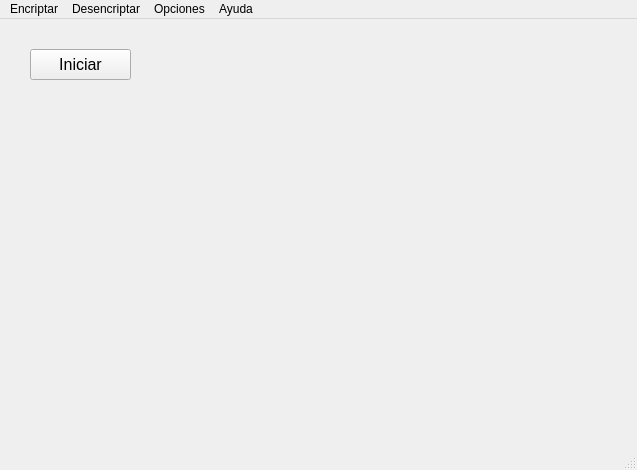
<?xml version="1.0" encoding="UTF-8"?>
<ui version="4.0">
 <class>FrmMenu</class>
 <widget class="QMainWindow" name="FrmMenu">
  <property name="geometry">
   <rect>
    <x>0</x>
    <y>0</y>
    <width>637</width>
    <height>470</height>
   </rect>
  </property>
  <property name="windowTitle">
   <string>Sistema de encriptacion de archivos</string>
  </property>
  <widget class="QWidget" name="centralwidget">
   <widget class="QPushButton" name="pushButton">
    <property name="geometry">
     <rect>
      <x>30</x>
      <y>30</y>
      <width>101</width>
      <height>31</height>
     </rect>
    </property>
    <property name="font">
     <font>
      <family>Arial</family>
      <pointsize>12</pointsize>
     </font>
    </property>
    <property name="text">
     <string>Iniciar</string>
    </property>
   </widget>
  </widget>
  <widget class="QMenuBar" name="menubar">
   <property name="geometry">
    <rect>
     <x>0</x>
     <y>0</y>
     <width>637</width>
     <height>21</height>
    </rect>
   </property>
   <widget class="QMenu" name="menuEncriptar">
    <property name="title">
     <string>Encriptar</string>
    </property>
   </widget>
   <widget class="QMenu" name="menuDesencriptar">
    <property name="title">
     <string>Desencriptar</string>
    </property>
   </widget>
   <widget class="QMenu" name="menuOpciones">
    <property name="title">
     <string>Opciones</string>
    </property>
   </widget>
   <widget class="QMenu" name="menuAyuda">
    <property name="title">
     <string>Ayuda</string>
    </property>
   </widget>
   <addaction name="menuEncriptar"/>
   <addaction name="menuDesencriptar"/>
   <addaction name="menuOpciones"/>
   <addaction name="menuAyuda"/>
  </widget>
  <widget class="QStatusBar" name="statusbar"/>
  <action name="actionDesencriptar">
   <property name="text">
    <string>Desencriptar</string>
   </property>
  </action>
  <action name="actionOpciones">
   <property name="text">
    <string>Opciones</string>
   </property>
  </action>
 </widget>
 <resources/>
 <connections/>
</ui>
